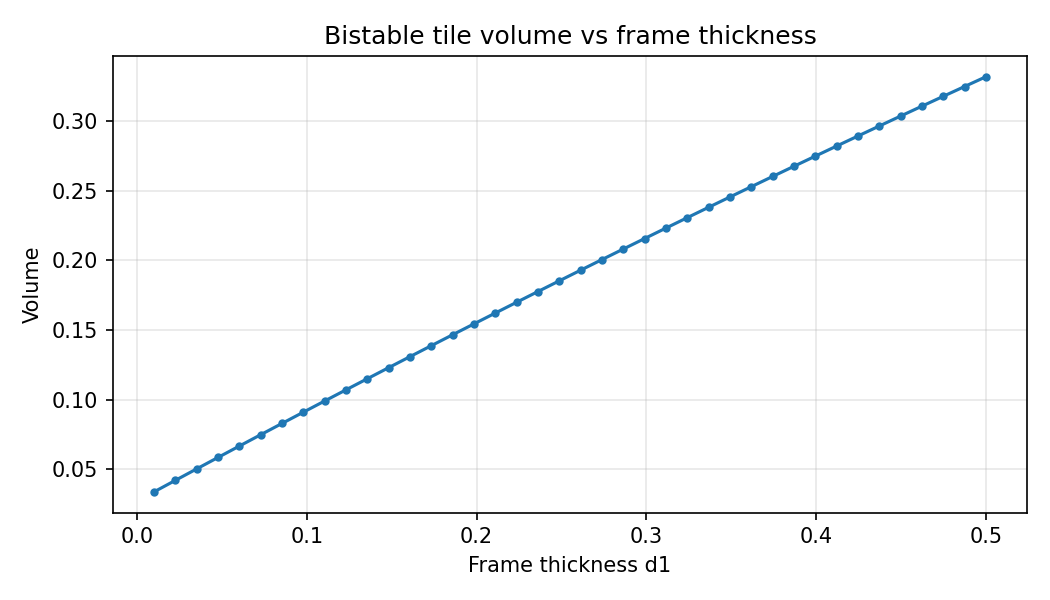

Write Python code to recreate this figure.
"""
Plot volume vs frame thickness for the bistable 1x1x1 tile.
Run from project root: python -m analysis.volume_vs_thickness
"""
import numpy as np
import matplotlib.pyplot as plt
import json
from pathlib import Path
from core.IritModel import IritCModel
import importlib

GEOMETRY = "bistable"
N_POINTS = 40

module = importlib.import_module(f"data.{GEOMETRY}.boundary_conditions")
fixed_dims = module.fixed_dims()

dims_template = json.loads(Path(f"data/{GEOMETRY}/CAD_model/dims.json").read_text())
d1_min = dims_template["d1"]["min"]
d1_max = dims_template["d1"]["max"]

thicknesses = np.linspace(d1_min, d1_max, N_POINTS)
volumes = []

model_path = f"data/{GEOMETRY}/CAD_model/model"

for i, t in enumerate(thicknesses):
    print(f"[{i+1}/{N_POINTS}] d1={t:.4f}", flush=True)
    model = IritCModel(model_path, dims_dict={"d1": t}, fixed_dims=fixed_dims)
    volumes.append(model.get_volume())

fig, ax = plt.subplots(figsize=(7, 4))
ax.plot(thicknesses, volumes, marker="o", markersize=3, linewidth=1.5)
ax.set_xlabel("Frame thickness d1")
ax.set_ylabel("Volume")
ax.set_title("Bistable tile volume vs frame thickness")
ax.grid(True, alpha=0.3)
plt.tight_layout()

out = Path("analysis/volume_vs_thickness.png")
out.parent.mkdir(exist_ok=True)
fig.savefig(out, dpi=150)
print(f"Saved {out}")

json_out = Path("analysis/volume_vs_thickness.json")
json_out.write_text(json.dumps(
    [{"d1": float(t), "volume": float(v)} for t, v in zip(thicknesses, volumes)],
    indent=2,
))
print(f"Saved {json_out}")
